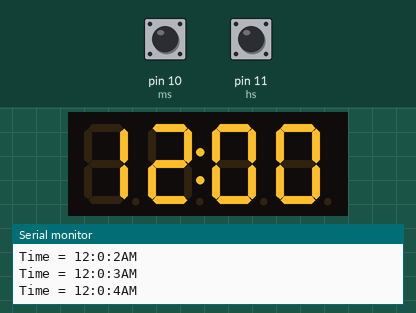
Recording of a sketch running on a simulated Arduino Uno, built with avr-gcc and run on an emulated ATmega328P. On the bench: 4-digit seven-segment display, the last lines printed to the serial monitor. The inputs (shaded band) are chosen by the test bench; at power-on: pin 11 (hs) HIGH, pin 10 (ms) HIGH.

Above: at 3.8 s.
3.9 s: pin 11 (hs) pulled LOW for 1.3 s
At 6.3 s:
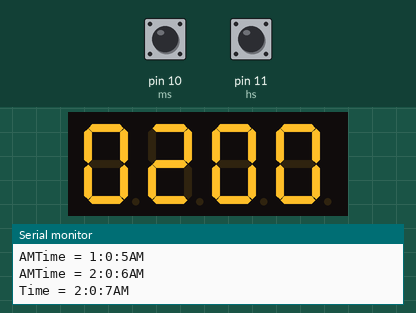
6.7 s: pin 10 (ms) pulled LOW for 1.3 s
At 8.1 s:
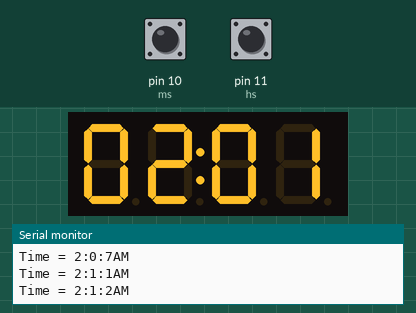
12.2 s: pin 10 (ms) pulled LOW for 1.3 s
At 15.2 s:
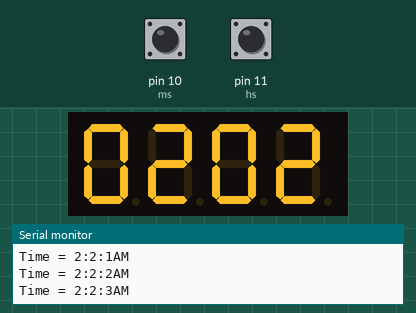
15.5 s: pin 11 (hs) pulled LOW for 1.3 s
At 17.0 s:
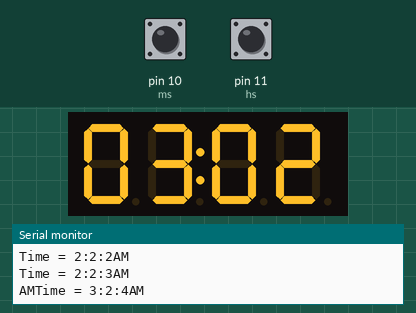
Timing chart, 0 to 18.5 s (numbered marks = the images above; inputs shaded):
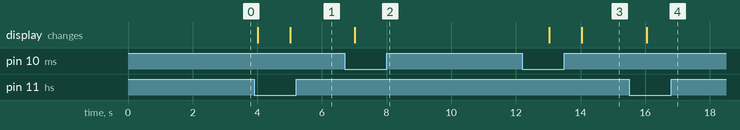

The sketch:

arduino_simple_clock_ht16k33.ino
```cpp
/*
 *  This example displays simple arduino clock displayed in 7 segment using Ht16k33
 *
 *  pin config:
 scl - On Arduino UNO thats Analog #5, on the Leonardo its Digital #3, on the Mega its digital #21
sda - On Arduino UNO thats Analog #4, on the Leonardo its Digital #2, on the Mega its digital #20
vcc - +5 V
Gnd - 0 V
A0 - A segment
A1 - B
A2 - C
A3 - D
.
.
.
.
A7 - Decimal point

c0 - cathode 1
c1 - cathode 2
c2 - colon cathode
c3 - cathode 3
c4 - cathode 4


arduino
  pin 10 = push button for minute
  pin 11 = push button for hour (To increase hour & min you need to pull down the push button to ground )

created 12 Dec. 2017
  by Deepan

 *
 */
#include <Wire.h>
#include <Adafruit_GFX.h>
#include "Adafruit_LEDBackpack.h"

Adafruit_7segment matrix = Adafruit_7segment();    // creating function for first Ht16k33 (0x70)


int h=12,m,s,bl=0;
int flag,TIME;
String clc;
const int hs=11;
const int ms=10;
int state1;
int state2;
void setup()
  {
      Serial.begin(9600);
      pinMode(hs, INPUT_PULLUP);
      pinMode(ms, INPUT_PULLUP);
      Serial.println(" Seven Segment Display Test");
      matrix.begin(0x70);                               // creating first matrix
      matrix.setBrightness(15);                         // setting brightness for display (0 - 15)
      //matrix.blinkRate(1) ;                           // You can blink the entire display. 0 is no blinking. 1, 2 or 3 is for display blinking.
  }
void loop()
  {

    s=s+1;            // second increment
    clc="Time = ";    // storing time in string
    clc=clc+h;
    clc=clc+":"+m;
    clc=clc+":"+s;

    if(flag<12)
    clc=clc+"AM";
    if(flag==12)
    clc=clc+"PM";
    if(flag>12)
    clc=clc+"PM";

    Serial.println(clc); // printing time in serial


        matrix.clear();                         // clearing  chip memory
        matrix.writeDigitNum(0,(h/10)) ;        // writing first digit of hour
        matrix.writeDigitNum(1,(h%10)) ;         // writing second digit of hour
        matrix.writeDigitNum(3,(m/10)) ;         // writing first digit of min
        matrix.writeDigitNum(4,(m%10)) ;         // writing second digit of min
        matrix.writeDigitNum(2,bl) ;             // blinking dot
        matrix.writeDisplay();                   // displaying

        bl++;  //dot increament

    if(bl==9)
    bl=0;

    if(flag==24)
    flag=0;

    delay(1000);
    if(s==60)          // second
      {
         s=0;
         m=m+1;
      }

   if(m==60)           // minute
    {
      m=0;
      h=h+1;
      flag=flag+1;
    }

   if(h==13)          // hour
    {
    h=1;
    }

//-------Time         // setting-------//

    state1=digitalRead(hs);
    if(state1==0)
      {
        h=h+1;
        flag=flag+1;
        if(flag<12)
            Serial.print("AM");
        if(flag==12)
            Serial.print("PM");
        if(flag>12)
            Serial.print("PM");
        if(flag==24)
            flag=0;
        if(h==13)h=1;
      }

    state2=digitalRead(ms);

    if(state2==0)
      {
        s=0;
        m=m+1;
      }
}
```

Measured:
- after the input at 3.9 s, the display: first changes after 0.11 s (image 1 shows a later state)
- after the input at 6.7 s, the display: changes after 0.32 s (image 2)
- after the input at 12.2 s, the display: first changes after 0.84 s (image 3 shows a later state)
- after the input at 15.5 s, the display: changes after 0.54 s (image 4)
